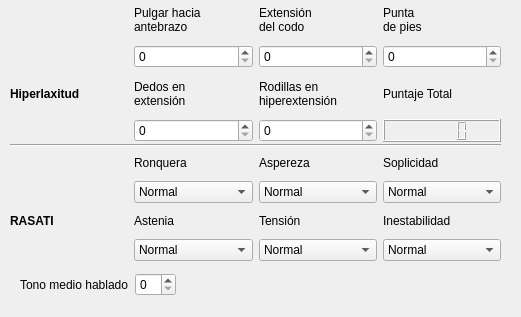
    <widget class="QWidget" name="tab3">
     <property name="geometry">
      <rect>
       <x>0</x>
       <y>0</y>
       <width>521</width>
       <height>317</height>
      </rect>
     </property>
     <attribute name="label">
      <string>Hiperlaxitud, RASATI y tono media hablado</string>
     </attribute>
     <widget class="QWidget" name="layoutWidget_2">
      <property name="geometry">
       <rect>
        <x>10</x>
        <y>0</y>
        <width>491</width>
        <height>142</height>
       </rect>
      </property>
      <layout class="QGridLayout" name="gridLayout_5">
       <item row="0" column="3">
        <widget class="QLabel" name="label_28">
         <property name="text">
          <string>Punta
de pies</string>
         </property>
        </widget>
       </item>
       <item row="1" column="2">
        <widget class="QSpinBox" name="spinHEC">
         <property name="minimum">
          <number>0</number>
         </property>
         <property name="maximum">
          <number>2</number>
         </property>
        </widget>
       </item>
       <item row="2" column="0">
        <widget class="QLabel" name="label_29">
         <property name="font">
          <font>
           <weight>75</weight>
           <bold>true</bold>
          </font>
         </property>
         <property name="text">
          <string>Hiperlaxitud</string>
         </property>
        </widget>
       </item>
       <item row="1" column="1">
        <widget class="QSpinBox" name="spinHPHA">
         <property name="minimum">
          <number>0</number>
         </property>
         <property name="maximum">
          <number>2</number>
         </property>
        </widget>
       </item>
       <item row="3" column="1">
        <widget class="QSpinBox" name="spinHDE">
         <property name="minimum">
          <number>0</number>
         </property>
         <property name="maximum">
          <number>2</number>
         </property>
        </widget>
       </item>
       <item row="0" column="1">
        <widget class="QLabel" name="label_30">
         <property name="text">
          <string>Pulgar hacia
antebrazo</string>
         </property>
        </widget>
       </item>
       <item row="0" column="2">
        <widget class="QLabel" name="label_31">
         <property name="text">
          <string>Extensión
del codo</string>
         </property>
        </widget>
       </item>
       <item row="3" column="2">
        <widget class="QSpinBox" name="spinHRH">
         <property name="minimum">
          <number>0</number>
         </property>
         <property name="maximum">
          <number>2</number>
         </property>
        </widget>
       </item>
       <item row="1" column="3">
        <widget class="QSpinBox" name="spinHPP">
         <property name="minimum">
          <number>0</number>
         </property>
         <property name="maximum">
          <number>1</number>
         </property>
        </widget>
       </item>
       <item row="2" column="1">
        <widget class="QLabel" name="label_32">
         <property name="text">
          <string>Dedos en
extensión</string>
         </property>
        </widget>
       </item>
       <item row="2" column="2">
        <widget class="QLabel" name="label_33">
         <property name="text">
          <string>Rodillas en
hiperextensión</string>
         </property>
        </widget>
       </item>
       <item row="2" column="3">
        <widget class="QLabel" name="label_34">
         <property name="text">
          <string>Puntaje Total</string>
         </property>
        </widget>
       </item>
       <item row="3" column="3">
        <widget class="QLCDNumber" name="lcdHPT">
         <property name="font">
          <font>
           <weight>75</weight>
           <bold>true</bold>
          </font>
         </property>
        </widget>
       </item>
      </layout>
     </widget>
     <widget class="QWidget" name="layoutWidget_3">
      <property name="geometry">
       <rect>
        <x>10</x>
        <y>150</y>
        <width>491</width>
        <height>111</height>
       </rect>
      </property>
      <layout class="QGridLayout" name="gridLayout_6">
       <item row="2" column="2">
        <widget class="QLabel" name="label_40">
         <property name="text">
          <string>Tensión</string>
         </property>
        </widget>
       </item>
       <item row="2" column="3">
        <widget class="QLabel" name="label_41">
         <property name="text">
          <string>Inestabilidad</string>
         </property>
        </widget>
       </item>
       <item row="2" column="0">
        <widget class="QLabel" name="label_36">
         <property name="font">
          <font>
           <weight>75</weight>
           <bold>true</bold>
          </font>
         </property>
         <property name="text">
          <string>RASATI</string>
         </property>
        </widget>
       </item>
       <item row="0" column="2">
        <widget class="QLabel" name="label_38">
         <property name="text">
          <string>Aspereza</string>
         </property>
        </widget>
       </item>
       <item row="2" column="1">
        <widget class="QLabel" name="label_39">
         <property name="text">
          <string>Astenia</string>
         </property>
        </widget>
       </item>
       <item row="0" column="3">
        <widget class="QLabel" name="label_35">
         <property name="text">
          <string>Soplicidad</string>
         </property>
        </widget>
       </item>
       <item row="0" column="1">
        <widget class="QLabel" name="label_37">
         <property name="text">
          <string>Ronquera</string>
         </property>
        </widget>
       </item>
       <item row="1" column="1">
        <widget class="QComboBox" name="comboRR">
         <item>
          <property name="text">
           <string>Normal</string>
          </property>
         </item>
         <item>
          <property name="text">
           <string>Leve</string>
          </property>
         </item>
         <item>
          <property name="text">
           <string>Moderado</string>
          </property>
         </item>
         <item>
          <property name="text">
           <string>Intenso</string>
          </property>
         </item>
        </widget>
       </item>
       <item row="1" column="2">
        <widget class="QComboBox" name="comboRA">
         <item>
          <property name="text">
           <string>Normal</string>
          </property>
         </item>
         <item>
          <property name="text">
           <string>Leve</string>
          </property>
         </item>
         <item>
          <property name="text">
           <string>Moderado</string>
          </property>
         </item>
         <item>
          <property name="text">
           <string>Intenso</string>
          </property>
         </item>
        </widget>
       </item>
       <item row="1" column="3">
        <widget class="QComboBox" name="comboRS">
         <item>
          <property name="text">
           <string>Normal</string>
          </property>
         </item>
         <item>
          <property name="text">
           <string>Leve</string>
          </property>
         </item>
         <item>
          <property name="text">
           <string>Moderado</string>
          </property>
         </item>
         <item>
          <property name="text">
           <string>Intenso</string>
          </property>
         </item>
        </widget>
       </item>
       <item row="3" column="1">
        <widget class="QComboBox" name="comboRAst">
         <item>
          <property name="text">
           <string>Normal</string>
          </property>
         </item>
         <item>
          <property name="text">
           <string>Leve</string>
          </property>
         </item>
         <item>
          <property name="text">
           <string>Moderado</string>
          </property>
         </item>
         <item>
          <property name="text">
           <string>Intenso</string>
          </property>
         </item>
        </widget>
       </item>
       <item row="3" column="2">
        <widget class="QComboBox" name="comboRT">
         <item>
          <property name="text">
           <string>Normal</string>
          </property>
         </item>
         <item>
          <property name="text">
           <string>Leve</string>
          </property>
         </item>
         <item>
          <property name="text">
           <string>Moderado</string>
          </property>
         </item>
         <item>
          <property name="text">
           <string>Intenso</string>
          </property>
         </item>
        </widget>
       </item>
       <item row="3" column="3">
        <widget class="QComboBox" name="comboRI">
         <item>
          <property name="text">
           <string>Normal</string>
          </property>
         </item>
         <item>
          <property name="text">
           <string>Leve</string>
          </property>
         </item>
         <item>
          <property name="text">
           <string>Moderado</string>
          </property>
         </item>
         <item>
          <property name="text">
           <string>Intenso</string>
          </property>
         </item>
        </widget>
       </item>
      </layout>
     </widget>
     <widget class="QWidget" name="layoutWidget">
      <property name="geometry">
       <rect>
        <x>20</x>
        <y>270</y>
        <width>491</width>
        <height>29</height>
       </rect>
      </property>
      <layout class="QHBoxLayout" name="horizontalLayout">
       <item>
        <widget class="QLabel" name="label_42">
         <property name="text">
          <string>Tono medio hablado</string>
         </property>
        </widget>
       </item>
       <item>
        <widget class="QSpinBox" name="spinTMA"/>
       </item>
       <item>
        <spacer name="horizontalSpacer">
         <property name="orientation">
          <enum>Qt::Horizontal</enum>
         </property>
         <property name="sizeHint" stdset="0">
          <size>
           <width>168</width>
           <height>20</height>
          </size>
         </property>
        </spacer>
       </item>
      </layout>
     </widget>
     <widget class="Line" name="line_2">
      <property name="geometry">
       <rect>
        <x>10</x>
        <y>135</y>
        <width>491</width>
        <height>21</height>
       </rect>
      </property>
      <property name="orientation">
       <enum>Qt::Horizontal</enum>
      </property>
     </widget>
    </widget>
